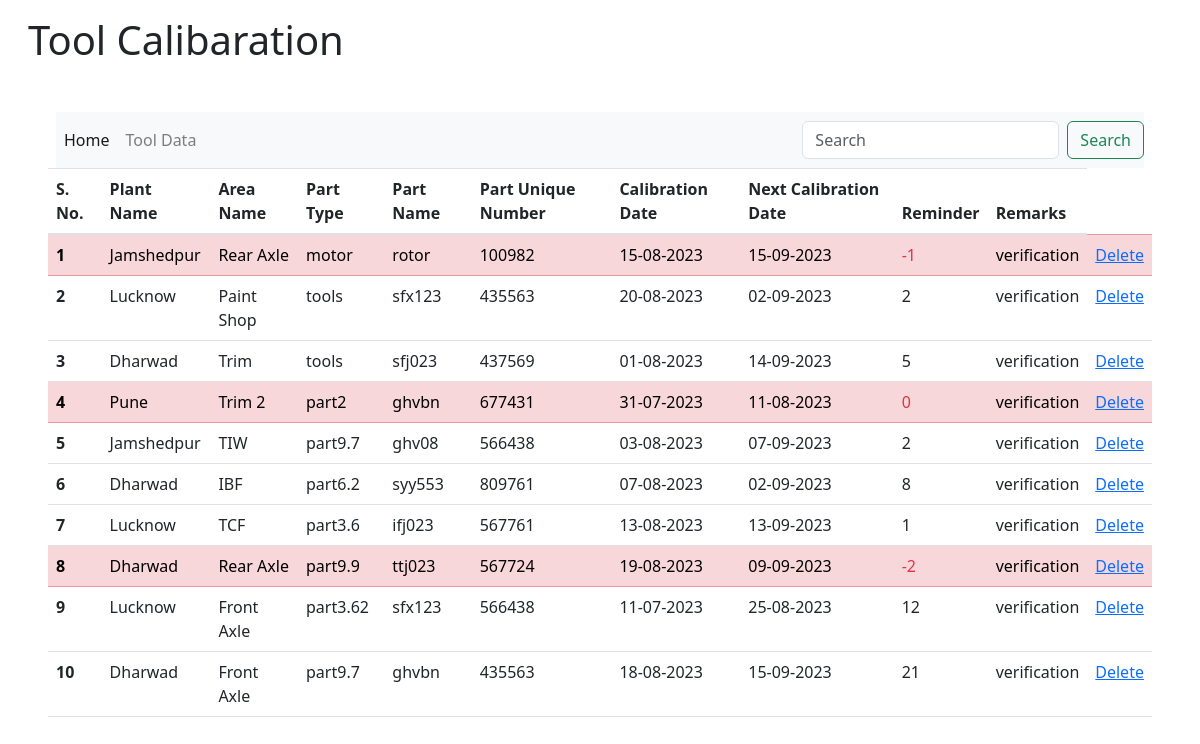
Page /parts on the committed database.
### main.py (models this page shows)
class Form(db.Model):
    __tablename__ = 'form_data'
    id = db.Column(db.Integer, autoincrement=True, primary_key= True,  nullable= False)
    plantName = db.Column(db.String )
    areaName = db.Column(db.String)
    partType = db.Column(db.String )
    partName = db.Column(db.String )
    partUniqueNumber = db.Column(db.String )
    calibarationDate = db.Column(db.String )
    nextCalibarationDate = db.Column(db.String)
    reminderInDays = db.Column(db.String )
    remarks = db.Column(db.String )
    dateOfEntry=db.Column(db.String)

### main.py (the view)
@app.route('/parts',methods=['GET','POST'])
def parts_display():
    all_parts = Form.query.all()
    updateRemainingDays()
    print(all_parts)
    return render_template('parts.html',forms=all_parts)

### main.py (called while the page is built, shortened)
def updateRemainingDays():
    print(read_date()[0:10],str(datetime.now().date()))
    if read_date()[0:10] == str(datetime.now().date()):
        pass

def read_date():
    file_path = 'date.txt'
    with open(file_path, 'r') as file:
        date_string = file.read()
        file.close
    date_object = datetime.strptime(date_string.strip(), '%Y-%m-%d')
    return str(date_object)
    print(date_object)

### templates/parts.html (shortened to what this page needs)
<!doctype html>
<html lang="en">
  <head>
    <link rel="stylesheet" href="https://maxcdn.bootstrapcdn.com/bootstrap/4.5.2/css/bootstrap.min.css">
    <link href="https://cdn.jsdelivr.net/npm/bootstrap@5.3.0/dist/css/bootstrap.min.css" rel="stylesheet">
  </head>
  <body>
    <div class=' container m-3 '>
      <h1 >Tool Calibaration</h1>
    </div>
      <div class='m-5'>
    <nav class="navbar navbar-expand-lg navbar-light bg-light mx-2">
      <div class="collapse navbar-collapse" id="navbarSupportedContent">
        <ul class="navbar-nav mr-auto">
          <li class="nav-item active">
            <a class="nav-link" href="/">Home <span class="sr-only">(current)</span></a>
          </li>
          <li class="nav-item">
            <a class="nav-link" href="/parts">Tool Data</a>
          </li>
        </ul>
      <div class="float-right">
        <form class="form-inline float-right" action="/search" method="POST">
          <input class="form-control mr-sm-2" type="search" placeholder="Search" aria-label="Search" name="query">
          <button class="btn btn-outline-success my-2 my-sm-0 " type="submit">Search</button>
        </form>
        </div>
      </div>
    </nav>
    <div>
        <table class="table">
            <thead>
              <tr>
                <th scope="col">S. No.</th>
                <th scope="col">Plant Name</th>
                <th scope="col">Area Name</th>
                <th scope="col">Part Type</th>
                <th scope="col">Part Name</th>
                <th scope="col">Part Unique Number</th>
                <th scope="col">Calibration Date</th>
                <th scope="col">Next Calibration Date</th>
                <th scope="col">Reminder</th>
                <th scope="col">Remarks</th>
              </tr>
            </thead>
            <tbody>
                {% for form in forms  %}
                {% if form.reminderInDays <= '0' %}
              <tr class="table-danger">
                {% else %}
                <tr>
                  {% endif %}
                <th scope="row">{{ loop.index }}</th>
                <td>{{form.plantName}}</td>
                <td>{{form.areaName}}</td>
                <td>{{form.partType}}</td>
                <td>{{form.partName}}</td>
                <td>{{form.partUniqueNumber}}</td>
                <td>{{form.calibarationDate}}</td>
                <td>{{form.nextCalibarationDate}}</td>
                {%if form.reminderInDays <= '0' %}
                <td class="text-danger">{{form.reminderInDays}}</td>
                {% else %}
                <td >{{form.reminderInDays}}</td>
                {% endif %}
                <td>{{form.remarks}}</td>
                <td><a href="/parts/delete/{{form.id}}">Delete</a></td>
              </tr>
                {% endfor %}
            </tbody>
        </table>
    </div>
      </div>
  </body>
</html>

### rows in the picture
Form: plantName "Jamshedpur", areaName "Rear Axle", partType "motor", partName "rotor", partUniqueNumber "100982", calibarationDate "15-08-2023", nextCalibarationDate "15-09-2023", reminderInDays "-1", remarks "verification"
Form: plantName "Lucknow", areaName "Paint Shop", partType "tools", partName "sfx123", partUniqueNumber "435563", calibarationDate "20-08-2023", nextCalibarationDate "02-09-2023", reminderInDays "2", remarks "verification"
Form: plantName "Dharwad", areaName "Trim", partType "tools", partName "sfj023", partUniqueNumber "437569", calibarationDate "01-08-2023", nextCalibarationDate "14-09-2023", reminderInDays "5", remarks "verification"
Form: plantName "Pune", areaName "Trim 2", partType "part2", partName "ghvbn", partUniqueNumber "677431", calibarationDate "31-07-2023", nextCalibarationDate "11-08-2023", reminderInDays "0", remarks "verification"
Form: plantName "Jamshedpur", areaName "TIW", partType "part9.7", partName "ghv08", partUniqueNumber "566438", calibarationDate "03-08-2023", nextCalibarationDate "07-09-2023", reminderInDays "2", remarks "verification"
Form: plantName "Dharwad", areaName "IBF", partType "part6.2", partName "syy553", partUniqueNumber "809761", calibarationDate "07-08-2023", nextCalibarationDate "02-09-2023", reminderInDays "8", remarks "verification"
Form: plantName "Lucknow", areaName "TCF", partType "part3.6", partName "ifj023", partUniqueNumber "567761", calibarationDate "13-08-2023", nextCalibarationDate "13-09-2023", reminderInDays "1", remarks "verification"
Form: plantName "Dharwad", areaName "Rear Axle", partType "part9.9", partName "ttj023", partUniqueNumber "567724", calibarationDate "19-08-2023", nextCalibarationDate "09-09-2023", reminderInDays "-2", remarks "verification"
Form: plantName "Lucknow", areaName "Front Axle", partType "part3.62", partName "sfx123", partUniqueNumber "566438", calibarationDate "11-07-2023", nextCalibarationDate "25-08-2023", reminderInDays "12", remarks "verification"
Form: plantName "Dharwad", areaName "Front Axle", partType "part9.7", partName "ghvbn", partUniqueNumber "435563", calibarationDate "18-08-2023", nextCalibarationDate "15-09-2023", reminderInDays "21", remarks "verification"
